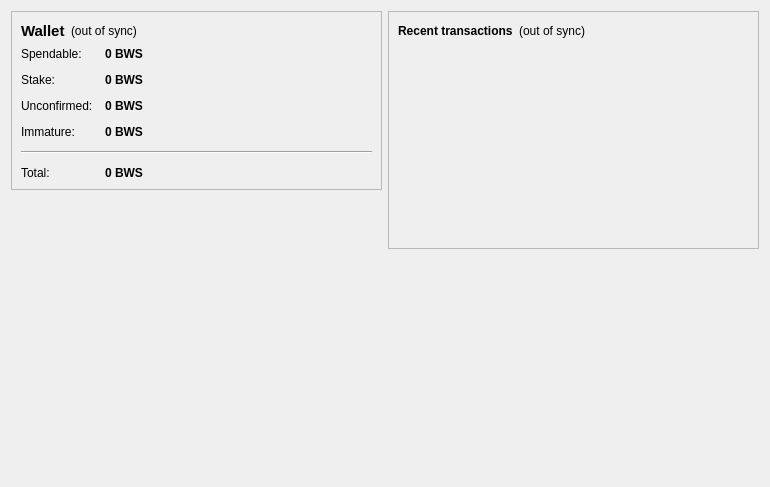
<?xml version="1.0" encoding="UTF-8"?>
<ui version="4.0">
 <class>OverviewPage</class>
 <widget class="QWidget" name="OverviewPage">
  <property name="geometry">
   <rect>
    <x>0</x>
    <y>0</y>
    <width>770</width>
    <height>487</height>
   </rect>
  </property>
  <property name="windowTitle">
   <string>Form</string>
  </property>
  <layout class="QHBoxLayout" name="horizontalLayout" stretch="1,1">
   <item>
    <layout class="QVBoxLayout" name="verticalLayout_2">
     <item>
      <widget class="QFrame" name="frame">
       <property name="frameShape">
        <enum>QFrame::StyledPanel</enum>
       </property>
       <property name="frameShadow">
        <enum>QFrame::Raised</enum>
       </property>
       <layout class="QVBoxLayout" name="verticalLayout_4">
        <item>
         <layout class="QHBoxLayout" name="horizontalLayout_4">
          <item>
           <widget class="QLabel" name="label_5">
            <property name="font">
             <font>
              <pointsize>11</pointsize>
              <weight>75</weight>
              <bold>true</bold>
             </font>
            </property>
            <property name="text">
             <string>Wallet</string>
            </property>
           </widget>
          </item>
          <item>
           <widget class="QLabel" name="labelWalletStatus">
            <property name="toolTip">
             <string>The displayed information may be out of date. Your wallet automatically synchronizes with the bitcoinwallstreet network after a connection is established, but this process has not completed yet.</string>
            </property>
            <property name="styleSheet">
             <string notr="true"/>
            </property>
            <property name="text">
             <string notr="true">(out of sync)</string>
            </property>
            <property name="alignment">
             <set>Qt::AlignLeading|Qt::AlignLeft|Qt::AlignVCenter</set>
            </property>
           </widget>
          </item>
          <item>
           <spacer name="horizontalSpacer_2">
            <property name="orientation">
             <enum>Qt::Horizontal</enum>
            </property>
            <property name="sizeHint" stdset="0">
             <size>
              <width>40</width>
              <height>20</height>
             </size>
            </property>
           </spacer>
          </item>
         </layout>
        </item>
        <item>
         <layout class="QFormLayout" name="formLayout_2">
          <property name="fieldGrowthPolicy">
           <enum>QFormLayout::AllNonFixedFieldsGrow</enum>
          </property>
          <property name="horizontalSpacing">
           <number>12</number>
          </property>
          <property name="verticalSpacing">
           <number>12</number>
          </property>
          <item row="0" column="0">
           <widget class="QLabel" name="label">
            <property name="text">
             <string>Spendable:</string>
            </property>
           </widget>
          </item>
          <item row="0" column="1">
           <widget class="QLabel" name="labelBalance">
            <property name="font">
             <font>
              <weight>75</weight>
              <bold>true</bold>
             </font>
            </property>
            <property name="cursor">
             <cursorShape>IBeamCursor</cursorShape>
            </property>
            <property name="toolTip">
             <string>Your current spendable balance</string>
            </property>
            <property name="text">
             <string notr="true">0 BWS</string>
            </property>
            <property name="textInteractionFlags">
             <set>Qt::LinksAccessibleByMouse|Qt::TextSelectableByKeyboard|Qt::TextSelectableByMouse</set>
            </property>
           </widget>
          </item>
          <item row="1" column="0">
           <widget class="QLabel" name="label_6">
            <property name="text">
             <string>Stake:</string>
            </property>
           </widget>
          </item>
          <item row="1" column="1">
           <widget class="QLabel" name="labelStake">
            <property name="font">
             <font>
              <weight>75</weight>
              <bold>true</bold>
             </font>
            </property>
            <property name="cursor">
             <cursorShape>IBeamCursor</cursorShape>
            </property>
            <property name="toolTip">
             <string>Total of coins that was staked, and do not yet count toward the current balance</string>
            </property>
            <property name="text">
             <string notr="true">0 BWS</string>
            </property>
            <property name="textInteractionFlags">
             <set>Qt::LinksAccessibleByMouse|Qt::TextSelectableByKeyboard|Qt::TextSelectableByMouse</set>
            </property>
           </widget>
          </item>
          <item row="2" column="0">
           <widget class="QLabel" name="label_3">
            <property name="text">
             <string>Unconfirmed:</string>
            </property>
           </widget>
          </item>
          <item row="2" column="1">
           <widget class="QLabel" name="labelUnconfirmed">
            <property name="font">
             <font>
              <weight>75</weight>
              <bold>true</bold>
             </font>
            </property>
            <property name="cursor">
             <cursorShape>IBeamCursor</cursorShape>
            </property>
            <property name="toolTip">
             <string>Total of transactions that have yet to be confirmed, and do not yet count toward the current balance</string>
            </property>
            <property name="text">
             <string notr="true">0 BWS</string>
            </property>
            <property name="textInteractionFlags">
             <set>Qt::LinksAccessibleByMouse|Qt::TextSelectableByKeyboard|Qt::TextSelectableByMouse</set>
            </property>
           </widget>
          </item>
          <item row="3" column="0">
           <widget class="QLabel" name="labelImmatureText">
            <property name="text">
             <string>Immature:</string>
            </property>
           </widget>
          </item>
          <item row="3" column="1">
           <widget class="QLabel" name="labelImmature">
            <property name="font">
             <font>
              <weight>75</weight>
              <bold>true</bold>
             </font>
            </property>
            <property name="toolTip">
             <string>Mined balance that has not yet matured</string>
            </property>
            <property name="text">
             <string notr="true">0 BWS</string>
            </property>
            <property name="textInteractionFlags">
             <set>Qt::LinksAccessibleByMouse|Qt::TextSelectableByKeyboard|Qt::TextSelectableByMouse</set>
            </property>
           </widget>
          </item>
          <item row="4" column="0" colspan="2">
           <widget class="Line" name="line">
            <property name="orientation">
             <enum>Qt::Horizontal</enum>
            </property>
           </widget>
          </item>
          <item row="5" column="0">
           <widget class="QLabel" name="labelTotalText">
            <property name="text">
             <string>Total:</string>
            </property>
           </widget>
          </item>
          <item row="5" column="1">
           <widget class="QLabel" name="labelTotal">
            <property name="font">
             <font>
              <weight>75</weight>
              <bold>true</bold>
             </font>
            </property>
            <property name="cursor">
             <cursorShape>IBeamCursor</cursorShape>
            </property>
            <property name="toolTip">
             <string>Your current total balance</string>
            </property>
            <property name="text">
             <string notr="true">0 BWS</string>
            </property>
            <property name="textInteractionFlags">
             <set>Qt::LinksAccessibleByMouse|Qt::TextSelectableByKeyboard|Qt::TextSelectableByMouse</set>
            </property>
           </widget>
          </item>
         </layout>
        </item>
       </layout>
      </widget>
     </item>
     <item>
      <spacer name="verticalSpacer">
       <property name="orientation">
        <enum>Qt::Vertical</enum>
       </property>
       <property name="sizeHint" stdset="0">
        <size>
         <width>20</width>
         <height>40</height>
        </size>
       </property>
      </spacer>
     </item>
     <item>
      <widget class="QLabel" name="label_2">
       <property name="autoFillBackground">
        <bool>true</bool>
       </property>
       <property name="text">
        <string/>
       </property>
       <property name="pixmap">
        <pixmap resource="../bitcoin.qrc">:/icons/mastbg</pixmap>
       </property>
       <property name="scaledContents">
        <bool>false</bool>
       </property>
       <property name="margin">
        <number>0</number>
       </property>
      </widget>
     </item>
    </layout>
   </item>
   <item>
    <layout class="QVBoxLayout" name="verticalLayout_3">
     <item>
      <widget class="QFrame" name="frame_2">
       <property name="frameShape">
        <enum>QFrame::StyledPanel</enum>
       </property>
       <property name="frameShadow">
        <enum>QFrame::Raised</enum>
       </property>
       <layout class="QVBoxLayout" name="verticalLayout">
        <item>
         <layout class="QHBoxLayout" name="horizontalLayout_2">
          <item>
           <widget class="QLabel" name="label_4">
            <property name="text">
             <string>&lt;b&gt;Recent transactions&lt;/b&gt;</string>
            </property>
           </widget>
          </item>
          <item>
           <widget class="QLabel" name="labelTransactionsStatus">
            <property name="toolTip">
             <string>The displayed information may be out of date. Your wallet automatically synchronizes with the bitcoinwallstreet network after a connection is established, but this process has not completed yet.</string>
            </property>
            <property name="styleSheet">
             <string notr="true"/>
            </property>
            <property name="text">
             <string notr="true">(out of sync)</string>
            </property>
            <property name="alignment">
             <set>Qt::AlignRight|Qt::AlignTrailing|Qt::AlignVCenter</set>
            </property>
           </widget>
          </item>
          <item>
           <spacer name="horizontalSpacer">
            <property name="orientation">
             <enum>Qt::Horizontal</enum>
            </property>
            <property name="sizeHint" stdset="0">
             <size>
              <width>40</width>
              <height>20</height>
             </size>
            </property>
           </spacer>
          </item>
         </layout>
        </item>
        <item>
         <widget class="QListView" name="listTransactions">
          <property name="styleSheet">
           <string notr="true">QListView { background: transparent; }</string>
          </property>
          <property name="frameShape">
           <enum>QFrame::NoFrame</enum>
          </property>
          <property name="verticalScrollBarPolicy">
           <enum>Qt::ScrollBarAlwaysOff</enum>
          </property>
          <property name="horizontalScrollBarPolicy">
           <enum>Qt::ScrollBarAlwaysOff</enum>
          </property>
          <property name="selectionMode">
           <enum>QAbstractItemView::NoSelection</enum>
          </property>
         </widget>
        </item>
       </layout>
      </widget>
     </item>
     <item>
      <spacer name="verticalSpacer_2">
       <property name="orientation">
        <enum>Qt::Vertical</enum>
       </property>
       <property name="sizeHint" stdset="0">
        <size>
         <width>20</width>
         <height>40</height>
        </size>
       </property>
      </spacer>
     </item>
    </layout>
   </item>
  </layout>
 </widget>
 <resources>
  <include location="../bitcoin.qrc"/>
 </resources>
 <connections/>
</ui>
